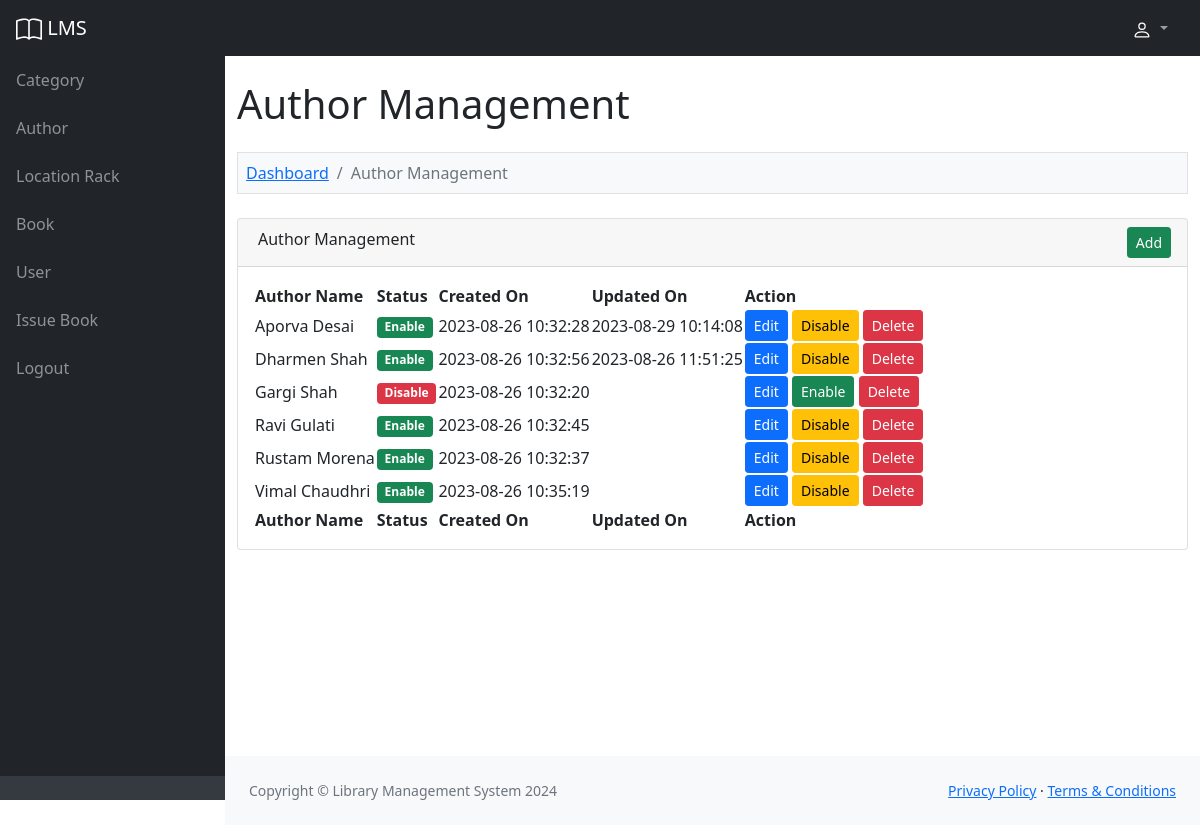
Screenshot of /admin/author.php (signed in) with the database file from the repository.
### tables this page shows
CREATE TABLE `lms_author` (
  `author_id` int(11) NOT NULL,
  `author_name` varchar(200) NOT NULL,
  `author_status` enum('Enable','Disable') NOT NULL,
  `author_created_on` varchar(30) NOT NULL,
  `author_updated_on` varchar(30) DEFAULT NULL
);

### admin/author.php (the view, shortened to what this page needs)
<?php
include '../database_connection.php';
$error = '';
$query = "
	SELECT * FROM lms_author
    ORDER BY author_name ASC
";
$result_show = mysqli_query($conn, $query);
include '../header.php';
?>
<div class="container-fluid py-4" style="min-height: 700px;">
	<h1>Author Management</h1>
	<?php
	if (isset($_GET["action"])) {
		if ($_GET["action"] == "add") {
			?>
			<ol class="breadcrumb mt-4 mb-4 bg-light p-2 border">
				<li class="breadcrumb-item"><a href="index.php">Dashboard</a></li>
				<li class="breadcrumb-item"><a href="author.php">Author Management</a></li>
				<li class="breadcrumb-item active">Add Author</li>
			</ol>
			<div class="row">
				<div class="col-md-6">
					<?php
					if ($error != '') {
						echo '<div class="alert alert-danger alert-dismissible fade show" role="alert"><ul class="list-unstyled">' . $error . '</ul> <button type="button" class="btn-close" data-bs-dismiss="alert" aria-label="Close"></button></div>';
					}
					?>
					<div class="card mb-4">
						<div class="card-header">
							<i class="fas fa-user-plus"></i> Add New Author
						</div>
						<div class="card-body">
							<form method="post">
								<div class="mb-3">
									<label class="form-label">Author Name</label>
									<input type="text" name="author_name" id="author_name" class="form-control" />
								</div>
								<div class="mt-4 mb-0">
									<input type="submit" name="add_author" class="btn btn-success" value="Add" />
								</div>
							</form>
						</div>
					</div>
				</div>
			</div>
			<?php
		} else if ($_GET["action"] == 'edit') {
			$author_id = $_GET["code"];
			if ($author_id > 0) {
				$query = "
				SELECT * FROM lms_author
                WHERE author_id = '$author_id'
				";
				$author_result = mysqli_query($conn, $query);
				foreach ($author_result as $author_row) {
					?>
						<ol class="breadcrumb mt-4 mb-4 bg-light p-2 border">
							<li class="breadcrumb-item"><a href="index.php">Dashboard</a></li>
							<li class="breadcrumb-item"><a href="author.php">Author Management</a></li>
							<li class="breadcrumb-item active">Edit Author</li>
						</ol>
						<div class="row">
							<div class="col-md-6">
								<div class="card mb-4">
									<div class="card-header">
										<i class="fas fa-user-edit"></i> Edit Author Details
									</div>
									<div class="card-body">
										<form method="post">
											<div class="mb-3">
												<label class="form-label">Author Name</label>
												<input type="text" name="author_name" id="author_name" class="form-control"
													value="<?php echo $author_row['author_name']; ?>" />
											</div>
											<div class="mt-4 mb-0">
												<input type="hidden" name="author_id" value="<?php echo $_GET['code']; ?>" />
												<input type="submit" name="edit_author" class="btn btn-primary" value="Edit" />
											</div>
										</form>
									</div>
								</div>
							</div>
						</div>
					<?php
				}
			}
		}
	} else {
		?>
		<ol class="breadcrumb mt-4 mb-4 bg-light p-2 border">
			<li class="breadcrumb-item"><a href="index.php">Dashboard</a></li>
			<li class="breadcrumb-item active">Author Management</li>
		</ol>
		<div class="card mb-4">
			<div class="card-header">
				<div class="row">
					<div class="col col-md-6">
						<i class="fas fa-table me-1"></i> Author Management
					</div>
					<div class="col col-md-6" align="right">
						<a href="author.php?action=add" class="btn btn-success btn-sm">Add</a>
					</div>
				</div>
			</div>
			<div class="card-body">
				<table id="datatablesSimple">
					<thead>
						<tr>
							<th>Author Name</th>
							<th>Status</th>
							<th>Created On</th>
							<th>Updated On</th>
							<th>Action</th>
						</tr>
					</thead>
					<tfoot>
						<tr>
							<th>Author Name</th>
							<th>Status</th>
							<th>Created On</th>
							<th>Updated On</th>
							<th>Action</th>
						</tr>
					</tfoot>
					<tbody>
						<?php
						if (mysqli_num_rows($result_show) > 0) {
							foreach ($result_show as $row) {
								$author_status = '';
								if ($row['author_status'] == 'Enable') {
									$author_status = '<div class="badge bg-success">Enable</div>';
									$author_status_btn = '<button type="button" name="switch_button" class="btn btn-warning btn-sm" onclick="switch_data(`' . $row["author_id"] . '`, `' . $row["author_status"] . '`)">Disable</button>';
								} else {
									$author_status = '<div class="badge bg-danger">Disable</div>';
									$author_status_btn = '<button type="button" name="switch_button" class="btn btn-success btn-sm" onclick="switch_data(`' . $row["author_id"] . '`, `' . $row["author_status"] . '`)">Enable</button>';
								}
								echo '
						<tr>
							<td>' . $row["author_name"] . '</td>
							<td>' . $author_status . '</td>
							<td>' . $row["author_created_on"] . '</td>
							<td>' . $row["author_updated_on"] . '</td>
							<td>
								<a href="author.php?action=edit&code=' . $row["author_id"] . '" class="btn btn-sm btn-primary">Edit</a>
								' . $author_status_btn . '
								<a class="btn btn-sm btn-danger" onclick="delete_data(`' . $row["author_id"] . '`)">Delete</a>
							</td>
						</tr>
						';
							}
						} else {
							echo '
					<tr>
						<td colspan="4" class="text-center">No Data Found</td>
					</tr>
					';
						}
						?>
					</tbody>
				</table>
			</div>
		</div>
		<?php
	}
	?>
</div>
<?php
include '../footer.php';
?>

### rows the page displays
lms_author: author_name "Aporva Desai", author_status "Enable", author_created_on "2023-08-26 10:32:28", author_updated_on "2023-08-29 10:14:08"
lms_author: author_name "Dharmen Shah", author_status "Enable", author_created_on "2023-08-26 10:32:56", author_updated_on "2023-08-26 11:51:25"
lms_author: author_name "Gargi Shah", author_status "Disable", author_created_on "2023-08-26 10:32:20"
lms_author: author_name "Ravi Gulati", author_status "Enable", author_created_on "2023-08-26 10:32:45"
lms_author: author_name "Rustam Morena", author_status "Enable", author_created_on "2023-08-26 10:32:37"
lms_author: author_name "Vimal Chaudhri", author_status "Enable", author_created_on "2023-08-26 10:35:19"
